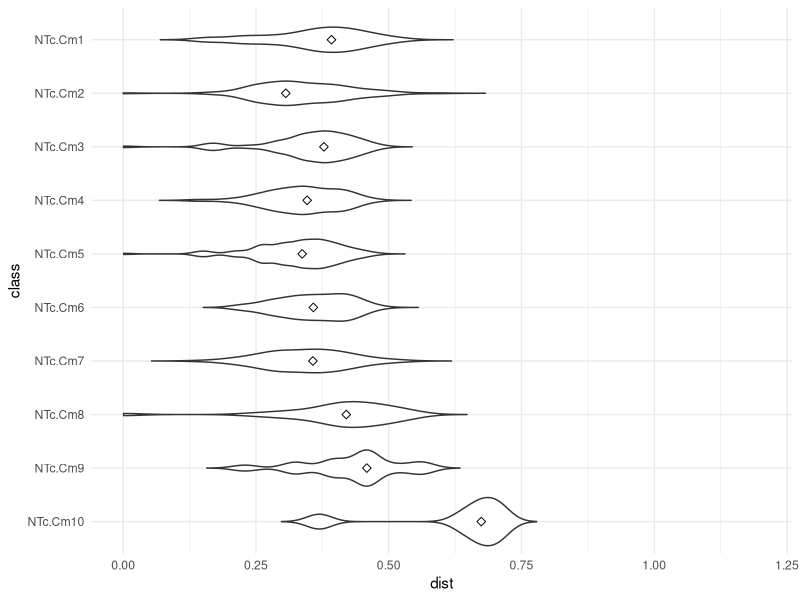

This chart was generated by the following R code: (Note: this script raises an error after producing the figure.)
# Name:     03_nterm_struct_sim_length.R
# Updated:  20201207
# Author:   Andrew Kleist

# packages, working directory
setwd("~/Desktop/Volkman_Lab/BABU_VOLKMAN/CHEMOKINE_PRJ/Data/chemokine_gpcr_ms/")
library(tidyverse)
library(ggrepel)

##### 1: CORE VS. NTERM STRUCT. SIM - CHEMOKINE  ###############################

  # (1.1) Import, label --------------------------------------------------------

  # import rin
  rin <- read_csv("05_integrate/output/RIN_CONS_CLASS.csv") %>%
    select(file, source_gnccn, target_gnccn, dom1, dom2)# %>%
    # filter(file == "4xt1" | file == "5wb2") %>%
   #filter(file != "ngo" & file != "zheng")
  
  # add labels
  rin <- rin %>% 
    mutate(str_ck = case_when(
      dom1 == "NTc" ~ "NTc",
      dom1 != "NTc" ~ "core_c"
    )) %>% mutate(str_ckr = case_when(
    dom2 == "NTr" ~ "NTr",
    dom2 == "ECL2" ~ "ECL2",
    dom2 != "NTr" & dom2 != "ECL2"  ~ "core_r"
  ))
  
  
  # (1.2) distance function ----------------------------------------------------
  
  
  GetDistance <- function(CCN){
    nterm <- rin %>% filter(source_gnccn == CCN) %>% 
      select(file, source_gnccn, target_gnccn) %>% 
      unite(col = rin, 2:3, sep = "_", remove = TRUE)
    getsize <- nrow(nterm)
    nterm$temp <- c(1)
    nterm <- nterm %>% spread(rin, temp, fill = 0)
    
    # matrix and hclust
    nterm <- as.matrix(nterm)
    rownames(nterm) <- nterm[,1]
    nterm <- nterm[,-1]
    
    nterm <- dist(nterm, method = "euclidean")
    nterm <- as.data.frame(as.matrix(nterm))
    nterm[lower.tri(nterm)] <- NA
    nterm$file1 <- rownames(nterm)
    nterm <- nterm %>% gather(file2, dist, 1:(ncol(nterm)-1))
    nterm <- nterm %>% filter(!is.na(dist))
    
    # normalize
    nterm <- nterm %>% mutate(dist = dist/sqrt(getsize) )
    
    # add label
    nterm$class <- c(CCN)
    return(nterm)
  }
  
  # (1.3) Get distances --------------------------------------------------------
  
  NTc.Cm1 <- GetDistance("NTc.Cm1")
  NTc.Cm2 <- GetDistance("NTc.Cm2")
  NTc.Cm3 <- GetDistance("NTc.Cm3")
  NTc.Cm4 <- GetDistance("NTc.Cm4")
  NTc.Cm5 <- GetDistance("NTc.Cm5")
  NTc.Cm6 <- GetDistance("NTc.Cm6")
  NTc.Cm7 <- GetDistance("NTc.Cm7")
  NTc.Cm8 <- GetDistance("NTc.Cm8")
  NTc.Cm9 <- GetDistance("NTc.Cm9")
  NTc.Cm10 <- GetDistance("NTc.Cm10")
  
  master <- bind_rows(NTc.Cm1, NTc.Cm2, NTc.Cm3, NTc.Cm4, NTc.Cm5,
                      NTc.Cm6, NTc.Cm7, NTc.Cm8, NTc.Cm9, NTc.Cm10)
  
  master <- master %>% filter(file1 != file2)
  
  rm(NTc.Cm1, NTc.Cm2, NTc.Cm3, NTc.Cm4, NTc.Cm5,
     NTc.Cm6, NTc.Cm7, NTc.Cm8, NTc.Cm9, NTc.Cm10)
  
  # (1.4) Plot -----------------------------------------------------------------
  
  order <- c("NTc.Cm1", "NTc.Cm2", "NTc.Cm3", "NTc.Cm4", "NTc.Cm5",
             "NTc.Cm6", "NTc.Cm7", "NTc.Cm8", "NTc.Cm9", "NTc.Cm10")
  master$class <- factor(master$class, levels = rev(order))
  
  master %>%
    #filter(file1 == "4xt1" & file2 == "5wb2") %>%
    #filter(file1 == "5uiw" & file2 == "6wwz") %>%
    #filter(file1 == "4rws" & file2 == "5uiw") %>%
    
    ggplot(aes(class, dist)) +
    geom_violin(trim = FALSE) +
    #geom_point(shape = 21, colour = "black", fill = "white", size = 2, stroke = 0.5) +
    #geom_dotplot(binaxis='y', stackdir='center', dotsize=0.8, colour = "black", fill = "white", stroke = 0.5) +
    stat_summary(fun.y=median, geom="point", shape=23, size=2) +
    #geom_boxplot() +
    theme_minimal() +
    ylim(0,1.2) +
    coord_flip()
  
  #rm(rin, master, order, GetDistance)  
  
##### 2: CORE VS. NTERM STRUCT. SIM - RECEPTOR  ################################
  
  # (2.1) Import, label --------------------------------------------------------
  
  # import rin
  rin <- read_csv("05_integrate/output/RIN_CONS_CLASS.csv") %>%
    select(file, source_gnccn, target_gnccn, dom1, dom2) %>%
    filter(file != "ngo" & file != "zheng")
  
  # add labels
  rin <- rin %>% 
    mutate(str_ck = case_when(
      dom1 == "NTc" ~ "NTc",
      dom1 != "NTc" ~ "core_c"
    )) %>% mutate(str_ckr = case_when(
      dom2 == "NTr" ~ "NTr",
      dom2 == "ECL2" ~ "ECL2",
      dom2 != "NTr" & dom2 != "ECL2"  ~ "core_r"
    ))
  
  
  # (2.2) distance function ----------------------------------------------------
  
  GetDistance <- function(GN){
    nterm <- rin %>% filter(target_gnccn == GN) %>% 
      select(file, source_gnccn, target_gnccn) %>% 
      unite(col = rin, 2:3, sep = "_", remove = TRUE)
    getsize <- nrow(nterm)
    nterm$temp <- c(1)
    nterm <- nterm %>% spread(rin, temp, fill = 0)
    
    # matrix and hclust
    nterm <- as.matrix(nterm)
    rownames(nterm) <- nterm[,1]
    nterm <- nterm[,-1]
    
    nterm <- dist(nterm, method = "euclidean")
    nterm <- as.data.frame(as.matrix(nterm))
    nterm[lower.tri(nterm)] <- NA
    nterm$file1 <- rownames(nterm)
    nterm <- nterm %>% gather(file2, dist, 1:(ncol(nterm)-1))
    nterm <- nterm %>% filter(!is.na(dist))
    
    # normalize
    nterm <- nterm %>% mutate(dist = dist/sqrt(getsize) )
    
    # add label
    nterm$class <- c(GN)
    return(nterm)
  }
  
  # (2.3) Get distances --------------------------------------------------------
  
  NTr.Cm1 <- GetDistance("NTr.Cm1")
  NTr.Cm2 <- GetDistance("NTr.Cm2")
  NTr.Cm3 <- GetDistance("NTr.Cm3")
  NTr.Cm4 <- GetDistance("NTr.Cm4")
  NTr.Cm5 <- GetDistance("NTr.Cm5")
  NTr.Cm6 <- GetDistance("NTr.Cm6")
  NTr.Cm7 <- GetDistance("NTr.Cm7")
  NTr.Cm8 <- GetDistance("NTr.Cm8")
  NTr.Cm9 <- GetDistance("NTr.Cm9")
  NTr.Cm10 <- GetDistance("NTr.Cm10")
  
  master <- bind_rows(NTr.Cm1, NTr.Cm2, NTr.Cm3, NTr.Cm4, NTr.Cm5,
                      NTr.Cm6, NTr.Cm7, NTr.Cm8, NTr.Cm9, NTr.Cm10)
  
  master <- master %>% filter(file1 != file2)
  
  rm(NTr.Cm1, NTr.Cm2, NTr.Cm3, NTr.Cm4, NTr.Cm5,
     NTr.Cm6, NTr.Cm7, NTr.Cm8, NTr.Cm9, NTr.Cm10)
  
  # (2.4) Plot -----------------------------------------------------------------
  
  order <- c("NTr.Cm1", "NTr.Cm2", "NTr.Cm3", "NTr.Cm4", "NTr.Cm5",
             "NTr.Cm6", "NTr.Cm7", "NTr.Cm8", "NTr.Cm9", "NTr.Cm10")
  master$class <- factor(master$class, levels = order)
  
  master %>%
    ggplot(aes(class, dist)) +
    geom_violin(trim = FALSE) +
    #geom_point(shape = 21, colour = "black", fill = "white", size = 2, stroke = 0.5) +
    #geom_dotplot(binaxis='y', stackdir='center', dotsize=0.8, colour = "black", fill = "white", stroke = 0.5) +
    stat_summary(fun.y=median, geom="point", shape=23, size=2) +
    #geom_boxplot() +
    theme_minimal() +
    ylim(0,1.2) +
    coord_flip()

  rm(rin, master, order, GetDistance)  
